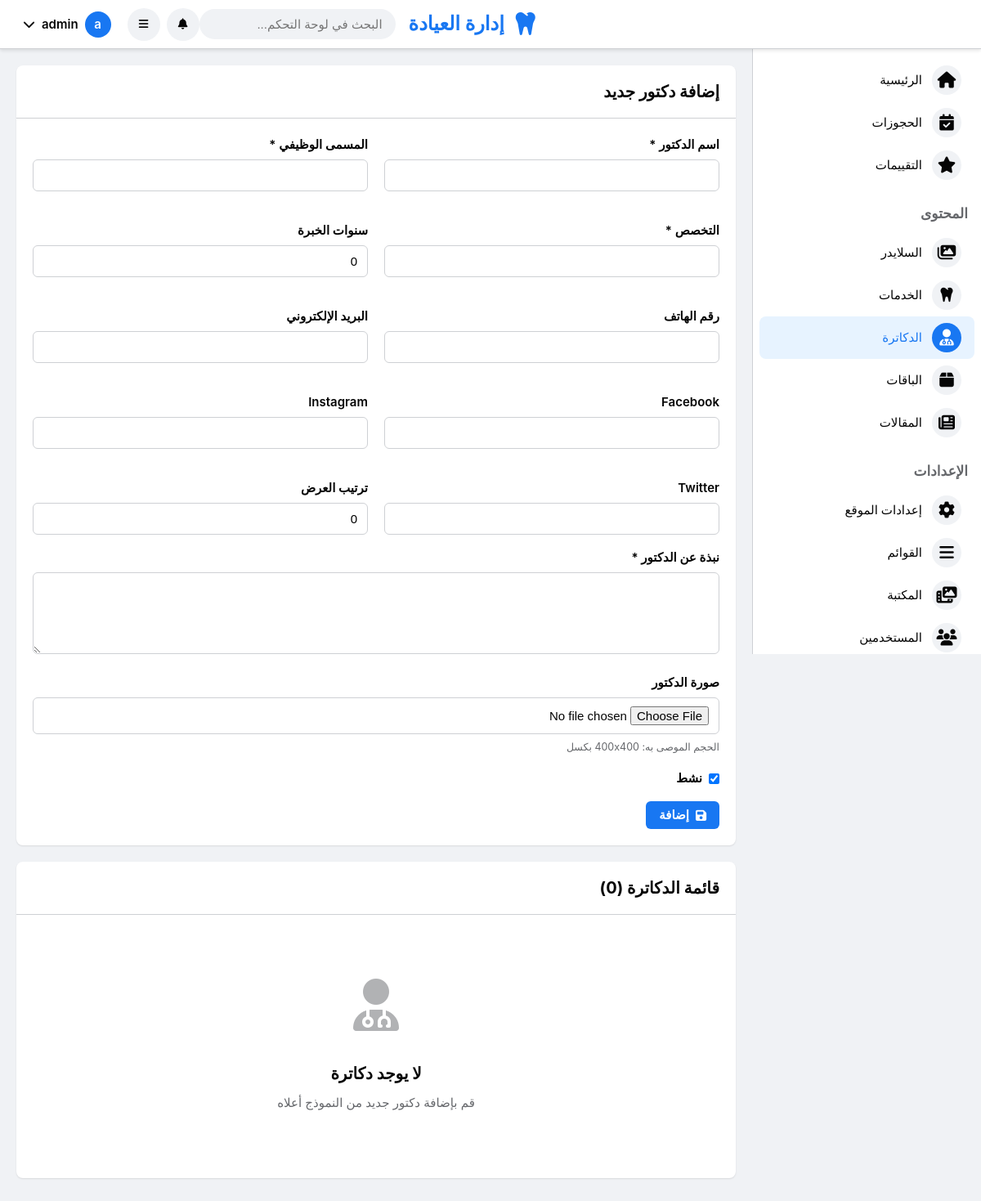
The page /admin/doctors.php (signed in) on the database as committed earlier.
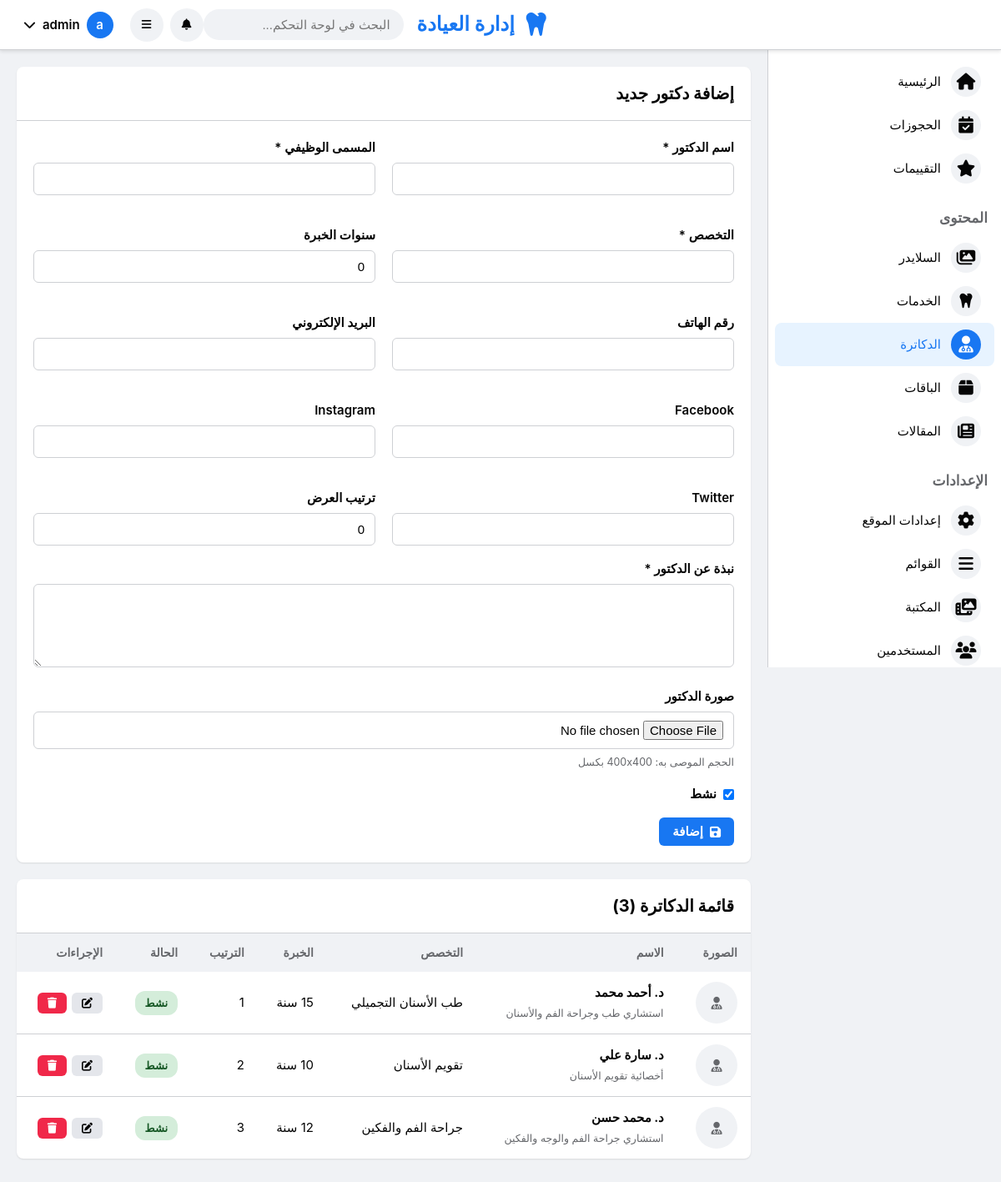
The same page on the database as committed later.
### tables this page shows
CREATE TABLE IF NOT EXISTS `doctors` (
    `id` INT PRIMARY KEY AUTO_INCREMENT,
    `name` VARCHAR(200) NOT NULL,
    `title` VARCHAR(200) NOT NULL,
    `bio` TEXT NOT NULL,
    `image` VARCHAR(255),
    `specialization` VARCHAR(200),
    `years_experience` INT DEFAULT 0,
    `phone` VARCHAR(20),
    `email` VARCHAR(150),
    `facebook` VARCHAR(255),
    `instagram` VARCHAR(255),
    `twitter` VARCHAR(255),
    `display_order` INT DEFAULT 0,
    `is_active` BOOLEAN DEFAULT TRUE,
    `created_at` TIMESTAMP DEFAULT CURRENT_TIMESTAMP,
    `updated_at` TIMESTAMP DEFAULT CURRENT_TIMESTAMP ON UPDATE CURRENT_TIMESTAMP,
    INDEX `idx_active` (`is_active`),
    INDEX `idx_order` (`display_order`)
);

### admin/doctors.php (the view, shortened to what this page needs)
<?php
include 'includes/header-facebook.php';
$edit_doctor = null;
$stmt = $conn->query("SELECT * FROM doctors ORDER BY display_order ASC, created_at DESC");
$doctors = $stmt->fetchAll();
?>
<div class="fb-card">
    <div class="fb-card-header">
        <h2 class="fb-card-title">
            <?php echo $edit_doctor ? 'تعديل بيانات الدكتور' : 'إضافة دكتور جديد'; ?>
        </h2>
    </div>
    <div class="fb-card-body">
        <form method="POST" enctype="multipart/form-data">
            <div style="display: grid; grid-template-columns: repeat(auto-fit, minmax(300px, 1fr)); gap: 20px;">
                <div class="fb-form-group">
                    <label class="fb-label">اسم الدكتور *</label>
                    <input type="text" name="name" class="fb-input" required
                           value="<?php echo $edit_doctor ? htmlspecialchars($edit_doctor['name']) : ''; ?>">
                </div>
                <div class="fb-form-group">
                    <label class="fb-label">المسمى الوظيفي *</label>
                    <input type="text" name="title" class="fb-input" required
                           value="<?php echo $edit_doctor ? htmlspecialchars($edit_doctor['title']) : ''; ?>">
                </div>
                <div class="fb-form-group">
                    <label class="fb-label">التخصص *</label>
                    <input type="text" name="specialization" class="fb-input" required
                           value="<?php echo $edit_doctor ? htmlspecialchars($edit_doctor['specialization']) : ''; ?>">
                </div>
                <div class="fb-form-group">
                    <label class="fb-label">سنوات الخبرة</label>
                    <input type="number" name="years_experience" class="fb-input" min="0"
                           value="<?php echo $edit_doctor ? $edit_doctor['years_experience'] : '0'; ?>">
                </div>
                <div class="fb-form-group">
                    <label class="fb-label">رقم الهاتف</label>
                    <input type="tel" name="phone" class="fb-input"
                           value="<?php echo $edit_doctor ? htmlspecialchars($edit_doctor['phone']) : ''; ?>">
                </div>
                <div class="fb-form-group">
                    <label class="fb-label">البريد الإلكتروني</label>
                    <input type="email" name="email" class="fb-input"
                           value="<?php echo $edit_doctor ? htmlspecialchars($edit_doctor['email']) : ''; ?>">
                </div>
                <div class="fb-form-group">
                    <label class="fb-label">Facebook</label>
                    <input type="url" name="facebook" class="fb-input"
                           value="<?php echo $edit_doctor ? htmlspecialchars($edit_doctor['facebook']) : ''; ?>">
                </div>
                <div class="fb-form-group">
                    <label class="fb-label">Instagram</label>
                    <input type="url" name="instagram" class="fb-input"
                           value="<?php echo $edit_doctor ? htmlspecialchars($edit_doctor['instagram']) : ''; ?>">
                </div>
                <div class="fb-form-group">
                    <label class="fb-label">Twitter</label>
                    <input type="url" name="twitter" class="fb-input"
                           value="<?php echo $edit_doctor ? htmlspecialchars($edit_doctor['twitter']) : ''; ?>">
                </div>
                <div class="fb-form-group">
                    <label class="fb-label">ترتيب العرض</label>
                    <input type="number" name="display_order" class="fb-input" min="0"
                           value="<?php echo $edit_doctor ? $edit_doctor['display_order'] : '0'; ?>">
                </div>
            </div>
            <div class="fb-form-group">
                <label class="fb-label">نبذة عن الدكتور *</label>
                <textarea name="bio" class="fb-textarea" required rows="4"><?php echo $edit_doctor ? htmlspecialchars($edit_doctor['bio']) : ''; ?></textarea>
            </div>
            <div class="fb-form-group">
                <label class="fb-label">صورة الدكتور</label>
                <input type="file" name="image" class="fb-input" accept="image/*">
                <small style="color: var(--fb-secondary-text); display: block; margin-top: 6px;">
                    الحجم الموصى به: 400x400 بكسل
                </small>
            </div>
            <div class="fb-form-group">
                <label style="display: flex; align-items: center; gap: 8px; cursor: pointer;">
                    <input type="checkbox" name="is_active"
                           <?php echo (!$edit_doctor || $edit_doctor['is_active']) ? 'checked' : ''; ?>>
                    <span class="fb-label" style="margin-bottom: 0;">نشط</span>
                </label>
            </div>
            <div style="display: flex; gap: 12px;">
                <button type="submit" class="fb-btn fb-btn-primary">
                    <i class="fas fa-save"></i>
                    <?php echo $edit_doctor ? 'تحديث' : 'إضافة'; ?>
                </button>
            </div>
        </form>
    </div>
</div>
<div class="fb-card" style="margin-top: 20px;">
    <div class="fb-card-header">
        <h2 class="fb-card-title">قائمة الدكاترة (<?php echo count($doctors); ?>)</h2>
    </div>
    <div class="fb-card-body no-padding">
        <?php if (count($doctors) > 0): ?>
        <table class="fb-table">
            <thead>
                <tr>
                    <th>الصورة</th>
                    <th>الاسم</th>
                    <th>التخصص</th>
                    <th>الخبرة</th>
                    <th>الترتيب</th>
                    <th>الحالة</th>
                    <th>الإجراءات</th>
                </tr>
            </thead>
            <tbody>
                <?php foreach ($doctors as $doctor): ?>
                <tr>
                    <td>
                        <?php if (!empty($doctor['image'])): ?>
                        <img src="<?php echo UPLOAD_URL . htmlspecialchars($doctor['image']); ?>"
                             alt="<?php echo htmlspecialchars($doctor['name']); ?>"
                             style="width: 50px; height: 50px; border-radius: 50%; object-fit: cover;">
                        <?php else: ?>
                        <div style="width: 50px; height: 50px; border-radius: 50%; background: var(--fb-gray);
                                    display: flex; align-items: center; justify-content: center;">
                            <i class="fas fa-user-md" style="color: var(--fb-secondary-text);"></i>
                        </div>
                        <?php endif; ?>
                    </td>
                    <td>
                        <strong><?php echo htmlspecialchars($doctor['name']); ?></strong><br>
                        <small style="color: var(--fb-secondary-text);">
                            <?php echo htmlspecialchars($doctor['title']); ?>
                        </small>
                    </td>
                    <td><?php echo htmlspecialchars($doctor['specialization']); ?></td>
                    <td><?php echo $doctor['years_experience']; ?> سنة</td>
                    <td><?php echo $doctor['display_order']; ?></td>
                    <td>
                        <?php if ($doctor['is_active']): ?>
                        <span class="fb-badge fb-badge-success">نشط</span>
                        <?php else: ?>
                        <span class="fb-badge fb-badge-danger">غير نشط</span>
                        <?php endif; ?>
                    </td>
                    <td>
                        <div style="display: flex; gap: 6px;">
                            <a href="doctors.php?edit=<?php echo $doctor['id']; ?>"
                               class="fb-btn fb-btn-secondary fb-btn-sm">
                                <i class="fas fa-edit"></i>
                            </a>
                            <button onclick="if(confirm('هل أنت متأكد من حذف هذا الدكتور؟')) location.href='doctors.php?delete=<?php echo $doctor['id']; ?>'"
                                    class="fb-btn fb-btn-danger fb-btn-sm">
                                <i class="fas fa-trash"></i>
                            </button>
                        </div>
                    </td>
                </tr>
                <?php endforeach; ?>
            </tbody>
        </table>
        <?php else: ?>
        <div class="fb-empty-state">
            <div class="fb-empty-icon">
                <i class="fas fa-user-md"></i>
            </div>
            <div class="fb-empty-title">لا يوجد دكاترة</div>
            <div class="fb-empty-text">قم بإضافة دكتور جديد من النموذج أعلاه</div>
        </div>
        <?php endif; ?>
    </div>
</div>
<?php include 'includes/footer-facebook.php'; ?>

### admin/includes/header-facebook.php (shortened to what this page needs)
<?php
$current_page = basename($_SERVER['PHP_SELF'], '.php');
$admin_username = $_SESSION['admin_username'];
$admin_initial = mb_substr($admin_username, 0, 1);
?>
<!DOCTYPE html>
<html lang="ar" dir="rtl">
<head>
    <link rel="stylesheet" href="https://cdnjs.cloudflare.com/ajax/libs/font-awesome/6.4.0/css/all.min.css">
    <link rel="stylesheet" href="<?php echo ASSETS_URL; ?>/css/admin-facebook.css">
</head>
<body>
    <div class="fb-dashboard">
        <nav class="fb-topbar">
            <div class="fb-topbar-right">
                <a href="index.php" class="fb-logo">
                    <i class="fas fa-tooth"></i>
                    <span>إدارة العيادة</span>
                </a>
                <input type="search" class="fb-search" placeholder="البحث في لوحة التحكم...">
            </div>
            <div class="fb-topbar-left">
                <button class="fb-icon-btn" id="notificationsBtn">
                    <i class="fas fa-bell"></i>
                </button>
                <button class="fb-icon-btn" id="menuToggle">
                    <i class="fas fa-bars"></i>
                </button>
                <div class="fb-user-menu">
                    <div class="fb-user-avatar"><?php echo htmlspecialchars($admin_initial); ?></div>
                    <span class="fb-user-name"><?php echo htmlspecialchars($admin_username); ?></span>
                    <i class="fas fa-chevron-down"></i>
                </div>
            </div>
        </nav>
        <aside class="fb-sidebar" id="sidebar">
            <div class="fb-sidebar-section">
                <a href="index.php" class="fb-menu-item <?php echo $current_page === 'index' ? 'active' : ''; ?>">
                    <i class="fas fa-home"></i>
                    <span>الرئيسية</span>
                </a>
                <a href="bookings.php" class="fb-menu-item <?php echo $current_page === 'bookings' ? 'active' : ''; ?>">
                    <i class="fas fa-calendar-check"></i>
                    <span>الحجوزات</span>
                </a>
                <a href="reviews.php" class="fb-menu-item <?php echo $current_page === 'reviews' ? 'active' : ''; ?>">
                    <i class="fas fa-star"></i>
                    <span>التقييمات</span>
                </a>
            </div>
            <div class="fb-sidebar-section">
                <div class="fb-sidebar-title">المحتوى</div>
                <a href="sliders.php" class="fb-menu-item <?php echo $current_page === 'sliders' ? 'active' : ''; ?>">
                    <i class="fas fa-images"></i>
                    <span>السلايدر</span>
                </a>
                <a href="services.php" class="fb-menu-item <?php echo $current_page === 'services' ? 'active' : ''; ?>">
                    <i class="fas fa-tooth"></i>
                    <span>الخدمات</span>
                </a>
                <a href="doctors.php" class="fb-menu-item <?php echo $current_page === 'doctors' ? 'active' : ''; ?>">
                    <i class="fas fa-user-md"></i>
                    <span>الدكاترة</span>
                </a>
                <a href="packages.php" class="fb-menu-item <?php echo $current_page === 'packages' ? 'active' : ''; ?>">
                    <i class="fas fa-box"></i>
                    <span>الباقات</span>
                </a>
                <a href="blog.php" class="fb-menu-item <?php echo $current_page === 'blog' ? 'active' : ''; ?>">
                    <i class="fas fa-newspaper"></i>
                    <span>المقالات</span>
                </a>
            </div>
            <div class="fb-sidebar-section">
                <div class="fb-sidebar-title">الإعدادات</div>
                <a href="settings.php" class="fb-menu-item <?php echo $current_page === 'settings' ? 'active' : ''; ?>">
                    <i class="fas fa-cog"></i>
                    <span>إعدادات الموقع</span>
                </a>
                <a href="menu.php" class="fb-menu-item <?php echo $current_page === 'menu' ? 'active' : ''; ?>">
                    <i class="fas fa-bars"></i>
                    <span>القوائم</span>
                </a>
                <a href="media.php" class="fb-menu-item <?php echo $current_page === 'media' ? 'active' : ''; ?>">
                    <i class="fas fa-photo-video"></i>
                    <span>المكتبة</span>
                </a>
                <a href="users.php" class="fb-menu-item <?php echo $current_page === 'users' ? 'active' : ''; ?>">
                    <i class="fas fa-users"></i>
                    <span>المستخدمين</span>
                </a>
            </div>
        </aside>
        <main class="fb-main">

### admin/includes/footer-facebook.php (shortened to what this page needs)
        </main>
    </div>
</body>
</html>

Rows that differ between the two databases and show on the page:
added doctors: name "د. أحمد محمد", title "استشاري طب وجراحة الفم والأسنان", specialization "طب الأسنان التجميلي", display_order "1", is_active "نشط"
added doctors: name "د. سارة علي", title "أخصائية تقويم الأسنان", specialization "تقويم الأسنان", display_order "2", is_active "نشط"
added doctors: name "د. محمد حسن", title "استشاري جراحة الفم والوجه والفكين", specialization "جراحة الفم والفكين", display_order "3", is_active "نشط"
Other text that changed with them:
count($doctors): "0" → "3"
text no longer shown: "لا يوجد دكاترة قم بإضافة دكتور جديد من النموذج أعلاه"
text now shown: "الصورة الاسم التخصص الخبرة الترتيب الحالة الإجراءات"
